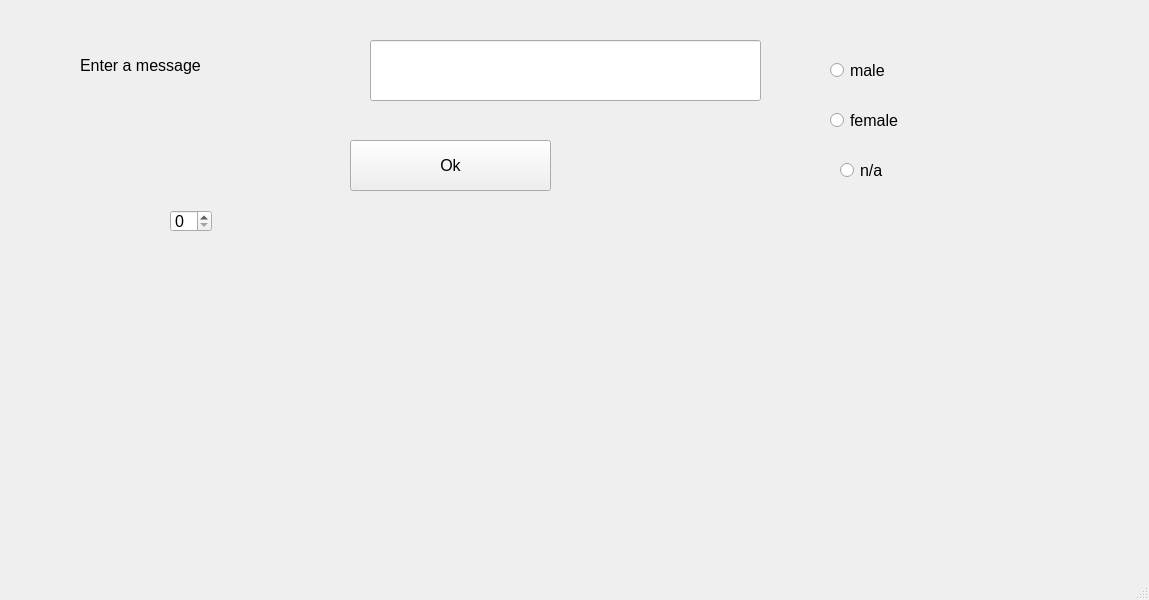
<?xml version="1.0" encoding="UTF-8"?>
<ui version="4.0">
 <class>MainWindow</class>
 <widget class="QMainWindow" name="MainWindow">
  <property name="geometry">
   <rect>
    <x>0</x>
    <y>0</y>
    <width>1149</width>
    <height>600</height>
   </rect>
  </property>
  <property name="font">
   <font>
    <pointsize>12</pointsize>
   </font>
  </property>
  <property name="windowTitle">
   <string>MainWindow</string>
  </property>
  <widget class="QWidget" name="centralwidget">
   <widget class="QLabel" name="lblOutput">
    <property name="geometry">
     <rect>
      <x>290</x>
      <y>200</y>
      <width>381</width>
      <height>61</height>
     </rect>
    </property>
    <property name="text">
     <string/>
    </property>
   </widget>
   <widget class="QPushButton" name="btnOk">
    <property name="geometry">
     <rect>
      <x>350</x>
      <y>140</y>
      <width>201</width>
      <height>51</height>
     </rect>
    </property>
    <property name="text">
     <string>Ok</string>
    </property>
   </widget>
   <widget class="QLabel" name="label">
    <property name="geometry">
     <rect>
      <x>80</x>
      <y>40</y>
      <width>211</width>
      <height>51</height>
     </rect>
    </property>
    <property name="text">
     <string>Enter a message</string>
    </property>
   </widget>
   <widget class="QLineEdit" name="txtInput">
    <property name="geometry">
     <rect>
      <x>370</x>
      <y>40</y>
      <width>391</width>
      <height>61</height>
     </rect>
    </property>
   </widget>
   <widget class="QRadioButton" name="radio1">
    <property name="geometry">
     <rect>
      <x>830</x>
      <y>60</y>
      <width>95</width>
      <height>20</height>
     </rect>
    </property>
    <property name="text">
     <string>male</string>
    </property>
   </widget>
   <widget class="QRadioButton" name="radio2">
    <property name="geometry">
     <rect>
      <x>830</x>
      <y>110</y>
      <width>95</width>
      <height>20</height>
     </rect>
    </property>
    <property name="text">
     <string>female</string>
    </property>
   </widget>
   <widget class="QSpinBox" name="spinBox">
    <property name="geometry">
     <rect>
      <x>170</x>
      <y>210</y>
      <width>42</width>
      <height>22</height>
     </rect>
    </property>
   </widget>
   <widget class="QRadioButton" name="radio3">
    <property name="geometry">
     <rect>
      <x>840</x>
      <y>160</y>
      <width>95</width>
      <height>20</height>
     </rect>
    </property>
    <property name="text">
     <string>n/a</string>
    </property>
   </widget>
  </widget>
  <widget class="QMenuBar" name="menubar">
   <property name="geometry">
    <rect>
     <x>0</x>
     <y>0</y>
     <width>1149</width>
     <height>26</height>
    </rect>
   </property>
  </widget>
  <widget class="QStatusBar" name="statusbar"/>
 </widget>
 <resources/>
 <connections/>
</ui>
